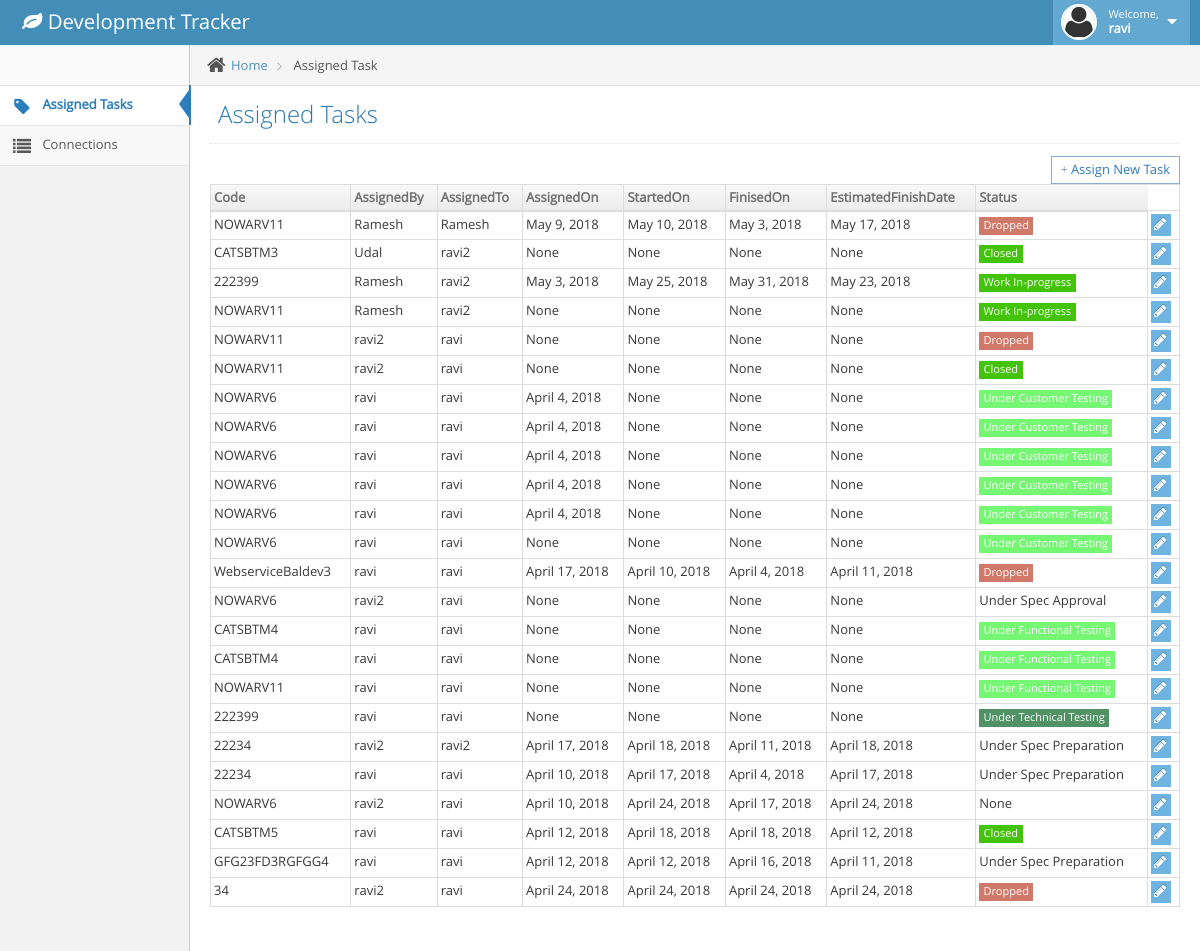
The app's page /task/assignedTask (signed in), older data.
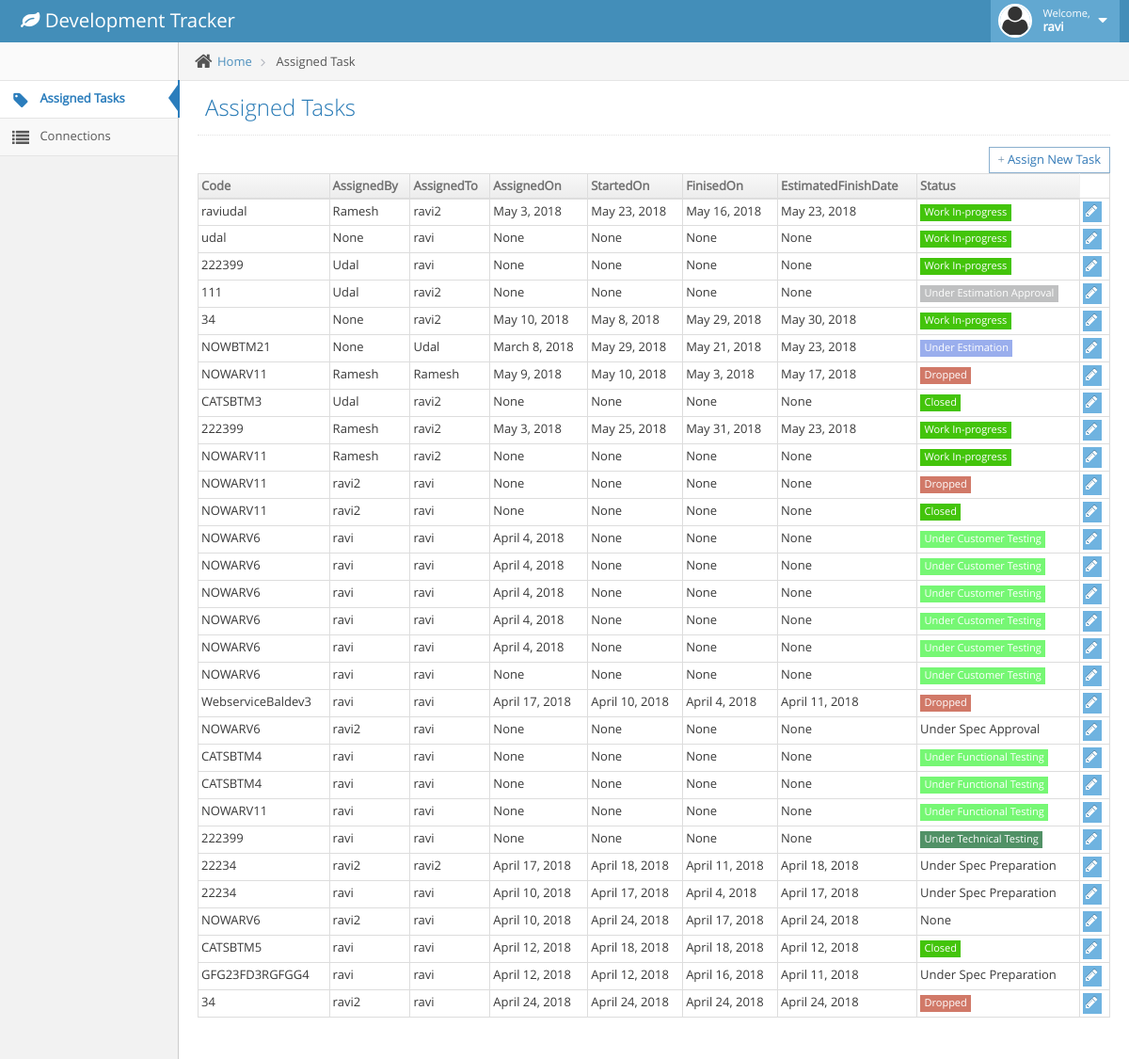
The same page, newer data.
### task/models.py (models this page shows, shortened)
class taskAllocate(models.Model):
    code = models.ForeignKey('task', on_delete=models.SET_NULL, null=True)
    assignedBy = models.ForeignKey(User, on_delete=models.SET_NULL, null=True, blank=True, related_name='%(class)s_assignedBy')
    assignedTo = models.ForeignKey(User, on_delete=models.SET_NULL, null=True)
    assignedOn = models.DateField(null=True, blank=True)
    startedOn = models.DateField(null=True, blank=True)
    finisedOn = models.DateField(null=True, blank=True)
    estimatedFinishDate = models.DateField(null=True, blank=True)
    status = models.ForeignKey('taskStatus', on_delete=models.SET_NULL, null=True)
    comment = models.TextField(null=True, blank=True)
    def return_abs_url(self):
        return reverse('assignedTask', args=[str(self.id)])
    class Meta:
        ordering = ['-id']

class task(models.Model):
    code = models.CharField(max_length=100, primary_key=True)
    name = models.CharField(max_length=500, null=True, blank=True)
    product = models.ForeignKey('product', on_delete=models.SET_NULL, null=True)
    project = models.ForeignKey('project', on_delete=models.SET_NULL, null=True)
    version = models.CharField(max_length=5, null=True, blank=True)
    taskType = models.CharField(max_length=5, choices=TASKTYPE_CHOICES, default='DEV', null=True, blank=True)
    comment = models.TextField(null=True, blank=True)
    crnNumber = models.CharField(max_length=100, null=True, blank=True)
    reportedBy = models.ForeignKey(User, on_delete=models.SET_NULL, null=True)
    reportedOn = models.DateField(null=True, blank=True)
    plannedStartDate = models.DateField(null=True, blank=True)
    plannedEndDate = models.DateField(null=True, blank=True)
    revisedStartDate = models.DateField(null=True, blank=True)
    revisedEndDate = models.DateField(null=True, blank=True)
    estimatedHours = models.CharField(max_length=5, default=0, null=True, blank=True)
    priority = models.CharField(max_length=5, choices=TASK_PRIORITY, default='LOW', null=True, blank=True)
    actualStartDate = models.DateField(null=True, blank=True)
    actualEndDate = models.DateField(null=True, blank=True)
    status = models.ForeignKey('taskStatus', on_delete=models.SET_NULL, null=True)
    releasedDate = models.DateField( null=True, blank=True)
    releaseNote = models.TextField(null=True, blank=True)
    addedBy = models.ForeignKey(User, on_delete=models.SET_NULL, null=True, related_name='%(class)s_addedBy', blank=True)
    addedOn  = models.DateTimeField(default=datetime.now(), null=True, blank=True)
    def __str__(self):
        return self.code
    class Meta:
        ordering = ['priority', 'addedOn']

class taskStatus(models.Model):
    code = models.CharField(max_length=10, primary_key=True)
    name = models.CharField(max_length=100)
    def __str__(self):
        return self.name

### task/views.py (the view)
# urls.py: path('task/assignedTask', task_view.AssignedTaskListView.as_view(), name='assignedTask'),
class AssignedTaskListView(LoginRequiredMixin, generic.ListView):
    model = taskAllocate
    context_object_name = 'taskAllocate_list'
    queryset = taskAllocate.objects.all()
    template_name = 'task/assignedTask.html'
    paginate_by = 40

### task/templates/task/assignedTask.html (shortened to what this page needs)
{% extends "task/base.html" %}
{% block pageHeader %}
	<h1>
		Assigned Tasks
	</h1>
{% endblock %}
{% block navTitle %}
Assigned Task
{% endblock %}
{% block content %}
<div style="float:right">
    <div class="btn btn-white btn-sm btn-primary"><i class="ace-icon fa glyphicon-plus"></i><a href="{%url 'addAssignedTask'%}">Assign New Task</a> </div>
</div>
<div>
<div>
    <table id="simple-table" class="table  table-bordered table-hover">
        <thead>
        <tr>
            <th>Code</th>
            <th>AssignedBy</th>
            <th>AssignedTo</th>
            <th>AssignedOn</th>
            <th>StartedOn</th>
            <th>FinisedOn</th>
			<th>EstimatedFinishDate</th>
            <th>Status</th>
        </tr>
        </thead>
        <tbody>
        {% for taskAllocate in taskAllocate_list %}
        <tr>
            <td>{{taskAllocate.code}}</td>
            <td>{{taskAllocate.assignedBy}}</td>
            <td>{{taskAllocate.assignedTo}}</td>
            <td>{{taskAllocate.assignedOn}}</td>
            <td>{{taskAllocate.startedOn}}</td>
            <td>{{taskAllocate.finisedOn}}</td>
			<td>{{taskAllocate.estimatedFinishDate}}</td>
            <td class="hidden-480">
                <span class="
                {%if taskAllocate.status.pk == "CLS" %}label label-sm label-closed {% endif %}
                {%if taskAllocate.status.pk == "DRP" %}label label-sm label-drop {% endif %}
                {%if taskAllocate.status.pk == "UE" %}label label-sm label-ue {% endif %}
                {%if taskAllocate.status.pk == "UAE" %}label label-sm label-uae {% endif %}
                {%if taskAllocate.status.pk == "UTT" %}label label-sm label-utt {% endif %}
                {%if taskAllocate.status.pk == "UFT" %}label label-sm label-uft {% endif %}
                {%if taskAllocate.status.pk == "UCT" %}label label-sm label-uct {% endif %}
                {%if taskAllocate.status.pk == "WIP" %}label label-sm label-wip {% endif %}
                ">{{taskAllocate.status}} </span>
            </td>
            <td>
                <a href="{{taskAllocate.return_abs_url}}">
                    <div class="hidden-sm hidden-xs btn-group">
                        <button class="btn btn-xs btn-info">
                            <i class="ace-icon fa fa-pencil bigger-120"></i>
                        </button>
                    </div>
                </a>
            </td>
        </tr>
        {% endfor %}
        </tbody>
    </table>
</div>
{% endblock %}

### task/templates/task/base.html (shortened to what this page needs)
<!DOCTYPE html>
{% load static %}
<html lang="en"><head>
		<link rel="stylesheet" href="{% static 'base_assets/bootstrap.css' %}">
		<link rel="stylesheet" href="{% static 'font-awesome/css/font-awesome.css' %}">
		<link rel="stylesheet" href="{% static 'base_assets/jquery-ui.css' %}">
		<link rel="stylesheet" href="{% static 'base_assets/chosen.css' %}">
		<link rel="stylesheet" href="{% static 'base_assets/bootstrap-datepicker3.css' %}">
		<link rel="stylesheet" href="{% static 'base_assets/bootstrap-timepicker.css' %}">
		<link rel="stylesheet" href="{% static 'base_assets/daterangepicker.css' %}">
		<link rel="stylesheet" href="{% static 'base_assets/bootstrap-datetimepicker.css' %}">
		<link rel="stylesheet" href="{% static 'base_assets/bootstrap-colorpicker.css' %}">
		<link rel="stylesheet" href="{% static 'base_assets/fonts.css' %}">
		<link rel="stylesheet" href="{% static 'base_assets/ace.css' %}" class="ace-main-stylesheet" id="main-ace-style">
		<link rel="stylesheet" href="{% static 'base_assets/ace-skins.css' %}">
		<link rel="stylesheet" href="{% static 'base_assets/ace-rtl.css' %}">
	</head>
	<body class="no-skin">
		<div id="navbar" class="navbar navbar-default          ace-save-state">
			<div class="navbar-container ace-save-state" id="navbar-container">
				<div class="navbar-header pull-left">
					<a href="{% url 'index' %}" class="navbar-brand">
						<small>
							<i class="fa fa-leaf"></i>
							Development Tracker
						</small>
					</a>
				</div>
				<div class="navbar-buttons navbar-header pull-right" role="navigation">
					<ul class="nav ace-nav">
{% if user.is_authenticated %}
						<li class="light-blue dropdown-modal">
							<a data-toggle="dropdown" href="#" class="dropdown-toggle" aria-expanded="false">
								<img class="nav-user-photo" alt="Jason's Photo" src="{% static 'base_assets/avatar2.png' %}">
								<span class="user-info">
									<small>Welcome,</small>
									<b>{{user}}</b>
								</span>
								<i class="ace-icon fa fa-caret-down"></i>
							</a>
						</li>
{% endif %}
					</ul>
				</div>
			</div>
		</div>
		<div class="main-container ace-save-state" id="main-container">
			<div id="sidebar" class="sidebar                  responsive                    ace-save-state" data-sidebar="true" data-sidebar-scroll="true" data-sidebar-hover="true">
				<div class="sidebar-shortcuts" id="sidebar-shortcuts">
				</div>
{% if user.is_authenticated %}
				{% url 'index' as url %}
				<ul class="nav nav-list" style="top: 0px;">
					{% url 'assignedTask' as url %}
					<li {% if request.path == url %} class="active" {% endif %}>
						<a href="{% url 'assignedTask' %}">
							<i class="menu-icon fa fa-tag"></i>
							<span class="menu-text">Assigned Tasks</span>
						</a>
					</li>
					{% url 'connectionDetails' as url %}
					<li {% if request.path == url %} class="active" {% endif %}>
						<a href="{% url 'connectionDetails' %}">
							<i class="menu-icon fa fa-list"></i>
							<span class="menu-text">Connections</span>
						</a>
					</li>
				</ul>
				{% endif %}
			</div>
			<div class="main-content">
				<div class="main-content-inner">
		{% if user.is_authenticated %}
					<div class="breadcrumbs ace-save-state" id="breadcrumbs">
						<ul class="breadcrumb">
							<li>
								<i class="ace-icon fa fa-home home-icon"></i>
								<a href="/">Home</a>
							</li>
							<li class="active">
					{% block navTitle %}Dashboard{% endblock %}
							</li>
						</ul>
		{% endif%}
					</div>
					<div class="page-content">
						<div class="page-header">
{% block pageHeader %}
{% endblock %}
						</div>
						<div class="row">
							<div class="col-xs-12">
{% block content %}
{% endblock %}
						</div>
					</div>
				</div>
			</div>
		</div>
</body></html>

### task/templates/task/base.html (style rules this page uses)
.ace-save-state { animation-duration:10ms;-o-animation-duration:10ms;-ms-animation-duration:10ms;-moz-animation-duration:10ms;-webkit-animation-duration:10ms;animation-delay:0s;-o-animation-delay:0s;-ms-animation-delay:0s;-moz-animation-delay:0s;-webkit-animation-delay:0s;animation-name:nodeInserted;-o-animation-name:nodeInserted;-ms-animation-name:nodeInserted;-moz-animation-name:nodeInserted;-webkit-animation-name:nodeInserted }

Row changes from the older to the newer data that the page shows:
added taskAllocate: code "raviudal", assignedBy "Ramesh", assignedTo "ravi2", assignedOn "May 3, 2018", startedOn "May 23, 2018", finisedOn "May 16, 2018", estimatedFinishDate "May 23, 2018", status "Work In-progress"
added taskAllocate: code "udal", assignedBy "None", assignedTo "ravi", assignedOn "None", startedOn "None", finisedOn "None", estimatedFinishDate "None", status "Work In-progress"
added taskAllocate: code "222399", assignedBy "Udal", assignedTo "ravi", assignedOn "None", startedOn "None", finisedOn "None", estimatedFinishDate "None", status "Work In-progress"
added taskAllocate: code "111", assignedBy "Udal", assignedTo "ravi2", assignedOn "None", startedOn "None", finisedOn "None", estimatedFinishDate "None", status "Under Estimation Approval"
added taskAllocate: code "34", assignedBy "None", assignedTo "ravi2", assignedOn "May 10, 2018", startedOn "May 8, 2018", finisedOn "May 29, 2018", estimatedFinishDate "May 30, 2018", status "Work In-progress"
added taskAllocate: code "NOWBTM21", assignedBy "None", assignedTo "Udal", assignedOn "March 8, 2018", startedOn "May 29, 2018", finisedOn "May 21, 2018", estimatedFinishDate "May 23, 2018", status "Under Estimation"
